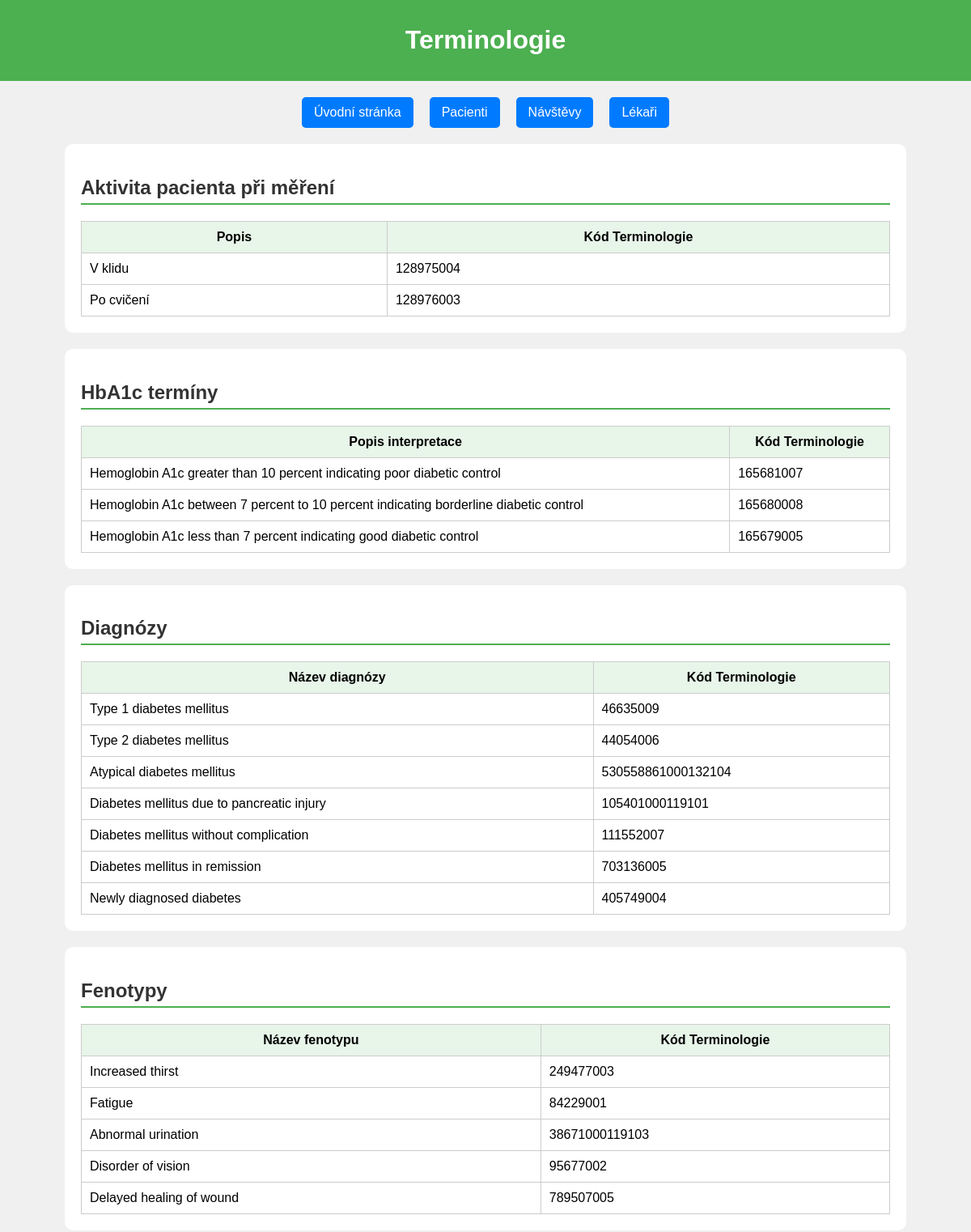
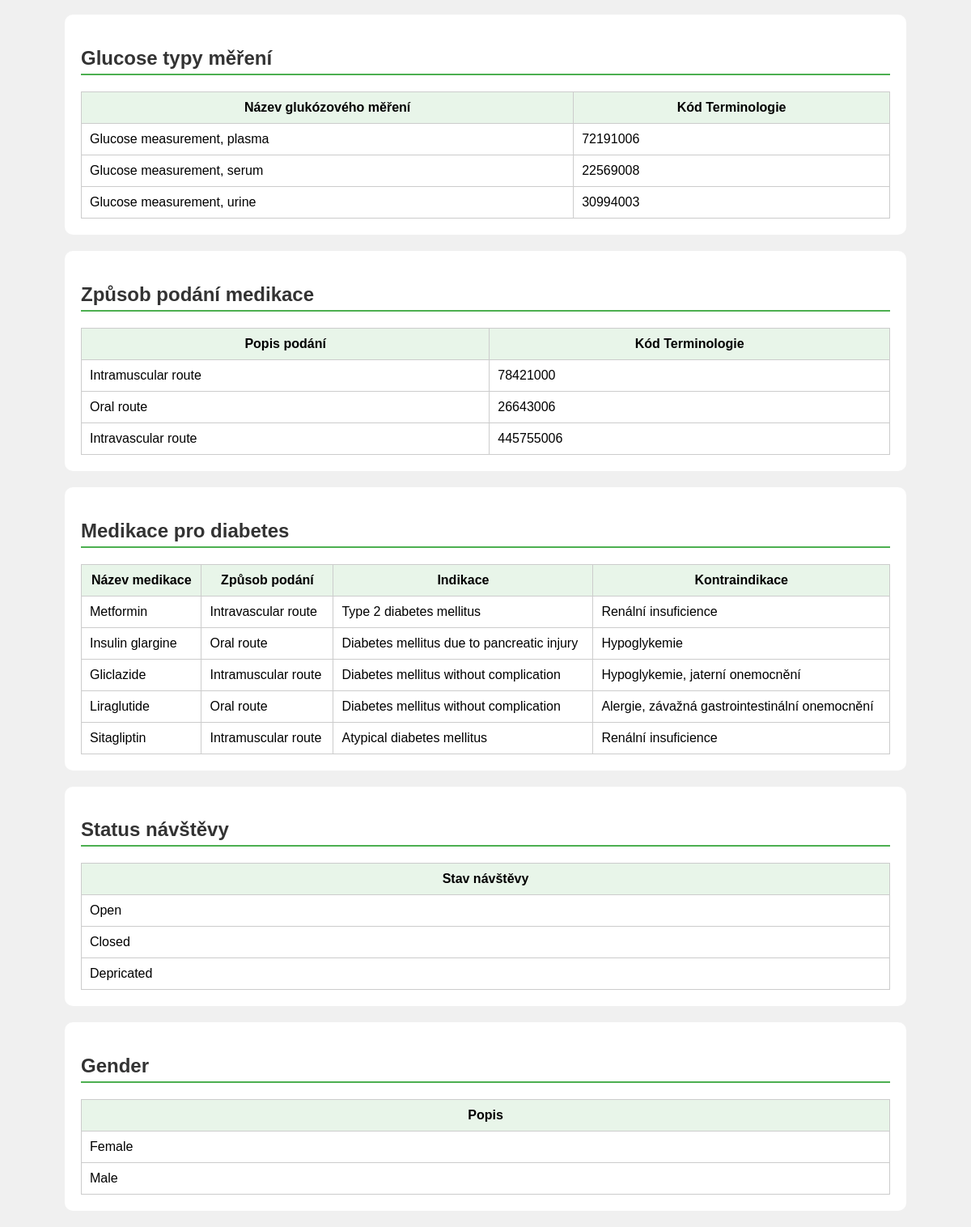
The app's page /terminology with its own data (2 pictures, top to bottom).
### models.py (models this page shows)
class PatientActivityTerm(db.Model):
    __tablename__ = 'PatientActivityTerm'
    idActivity = db.Column(db.Integer, primary_key=True)
    NameTerminology = db.Column(db.String)
    TerminologyCode = db.Column(db.String)

class HbA1cTerm(db.Model):
    __tablename__ = 'HbA1cTerm'  # Název tabulky v databázi
    idHbA1cTerm = db.Column(db.Integer, primary_key=True)  # Primární klíč
    NameOfInterpretation = db.Column(db.String)  # Popis interpretace
    TerminologyCode = db.Column(db.String)  # Kód SNOMED pro daný termín

class DiagnosisTerm(db.Model):
    __tablename__ = 'DiagnosisTerm'
    idDiagnosisTerm = db.Column(db.Integer, primary_key=True)
    NameOfDiagnosis = db.Column(db.String)
    TerminologyCode = db.Column(db.String)

class PhenotypeTerm(db.Model):
    __tablename__ = 'PhenotypeTerm'
    idPhenotype = db.Column(db.Integer, primary_key=True)
    NameOfPhenotype = db.Column(db.String)
    TerminologyCode = db.Column(db.String)

class GlucoseType(db.Model):
    __tablename__ = 'GlucoseType'
    idGlucoseType = db.Column(db.Integer, primary_key=True)
    Glucosetype = db.Column(db.String)
    TerminologyCode = db.Column(db.String)

class MedicationRoute(db.Model):
    __tablename__ = 'MedicationRoute'
    idMedicationRoute = db.Column(db.Integer, primary_key=True)
    RouteName = db.Column(db.String)
    TerminologyCode = db.Column(db.String)

class Medication(db.Model):
    __tablename__ = 'Medication'
    idMedication = db.Column(db.Integer, primary_key=True)
    MedicationName = db.Column(db.String)
    Route = db.Column(db.Integer, db.ForeignKey('MedicationRoute.idMedicationRoute'))
    Indication = db.Column(db.Integer, db.ForeignKey('DiagnosisTerm.idDiagnosisTerm'))
    Contraindication = db.Column(db.String)
    medication_route = db.relationship('MedicationRoute', backref='Medication')
    diagnosis_term = db.relationship('DiagnosisTerm', backref='Medication')

class EncounterStatus(db.Model):
    __tablename__ = 'EncounterStatus'
    idStatus = db.Column(db.Integer, primary_key=True)
    Name = db.Column(db.String)

class Gender(db.Model):
    __tablename__ = 'Gender'
    idGender = db.Column(db.Integer, primary_key=True)
    Name = db.Column(db.String)

### routes/basic_routes.py (the view)
@basic_routes.route('/terminology')
def show_terminology():
    activity_terms = PatientActivityTerm.query.all()
    hba1c_terms = HbA1cTerm.query.all()
    diagnose_terms = DiagnosisTerm.query.all()
    phenotype_terms = PhenotypeTerm.query.all()
    glucose_types = GlucoseType.query.all()
    medication_routes = MedicationRoute.query.all()
    medications = Medication.query.all()
    encounter_status = EncounterStatus.query.all()
    genders = Gender.query.all()
    return render_template(
        'terminology.html',
        patient_activity_terms=activity_terms,
        hba1c_terms=hba1c_terms,
        diagnose_terms=diagnose_terms,
        phenotype_terms=phenotype_terms,
        glucose_types=glucose_types,
        medication_routes=medication_routes,
        medications=medications,
        encounter_status=encounter_status,
        genders=genders
    )

### templates/terminology.html (shortened to what this page needs)
<!DOCTYPE html>
<html lang="cs">
<head>
</head>
<body>
    <header>
        <h1>Terminologie</h1>
    </header>
    <nav>
        <a href="{{ url_for('basic_routes.index') }}">Úvodní stránka</a>
        <a href="{{ url_for('patient_routes.show_patients_page') }}">Pacienti</a>
        <a href="{{ url_for('encounter_routes.encounter') }}">Návštěvy</a>
        <a href="{{ url_for('doctor_routes.show_doctors') }}">Lékaři</a>
    </nav>
    <div class="section">
        <h2>Aktivita pacienta při měření</h2>
        <table>
            <tr>
                <th>Popis</th>
                <th>Kód Terminologie</th>
            </tr>
            {% for item in patient_activity_terms %}
            <tr>
                <td>{{ item.NameTerminology }}</td>
                <td>{{ item.TerminologyCode }}</td>
            </tr>
            {% endfor %}
        </table>
    </div>
    <div class="section">
        <h2>HbA1c termíny</h2>
        <table>
            <tr>
                <th>Popis interpretace</th>
                <th>Kód Terminologie</th>
            </tr>
            {% for item in hba1c_terms %}
            <tr>
                <td>{{ item.NameOfInterpretation }}</td>
                <td>{{ item.TerminologyCode }}</td>
            </tr>
            {% endfor %}
        </table>
    </div>
    <div class="section">
        <h2>Diagnózy</h2>
        <table>
            <tr>
                <th>Název diagnózy</th>
                <th>Kód Terminologie</th>
            </tr>
            {% for diag in diagnose_terms %}
            <tr>
                <td>{{ diag.NameOfDiagnosis }}</td>
                <td>{{ diag.TerminologyCode }}</td>
            </tr>
            {% endfor %}
        </table>
    </div>
    <div class="section">
        <h2>Fenotypy</h2>
        <table>
            <tr>
                <th>Název fenotypu</th>
                <th>Kód Terminologie</th>
            </tr>
            {% for pheno in phenotype_terms %}
            <tr>
                <td>{{ pheno.NameOfPhenotype }}</td>
                <td>{{ pheno.TerminologyCode }}</td>
            </tr>
            {% endfor %}
        </table>
    </div>
    <div class="section">
        <h2>Glucose typy měření</h2>
        <table>
            <tr>
                <th>Název glukózového měření</th>
                <th>Kód Terminologie</th>
            </tr>
            {% for glucose in glucose_types %}
            <tr>
                <td>{{ glucose.Glucosetype}}</td>
                <td>{{ glucose.TerminologyCode }}</td>
            </tr>
            {% endfor %}
        </table>
    </div>
    <div class="section">
        <h2>Způsob podání medikace</h2>
        <table>
            <tr>
                <th>Popis podání</th>
                <th>Kód Terminologie</th>
            </tr>
            {% for route in medication_routes %}
            <tr>
                <td>{{ route.RouteName }}</td>
                <td>{{ route.TerminologyCode }}</td>
            </tr>
            {% endfor %}
        </table>
    </div>
    <div class="section">
        <h2>Medikace pro diabetes</h2>
        <table>
            <tr>
                <th>Název medikace</th>
                <th>Způsob podání</th>
                <th>Indikace</th>
                <th>Kontraindikace</th>
            </tr>
            {% for medication in medications %}
            <tr>
                <td>{{ medication.MedicationName }}</td>
                <td>{{ medication.medication_route.RouteName }}</td>
                <td>{{ medication.diagnosis_term.NameOfDiagnosis }}</td>
                <td>{{ medication.Contraindication }}</td>
            </tr>
            {% endfor %}
        </table>
    </div>
    <div class="section">
        <h2>Status návštěvy</h2>
        <table>
            <tr>
                <th>Stav návštěvy</th>
            </tr>
            {% for status in encounter_status %}
            <tr>
                <td>{{ status.Name }}</td>
            </tr>
            {% endfor %}
        </table>
    </div>
    <div class="section">
        <h2>Gender</h2>
        <table>
            <tr>
                <th>Popis</th>
            </tr>
            {% for gender in genders %}
            <tr>
                <td>{{ gender.Name }}</td>
            </tr>
            {% endfor %}
        </table>
    </div>
</body>
</html>

### templates/terminology.html (style rules this page uses)
body { font-family: Arial, sans-serif; background-color: #f0f0f0; margin: 0; padding: 0; }
header { background-color: #4CAF50; color: white; padding: 10px; text-align: center; }
nav { display: flex; justify-content: center; margin: 20px; }
nav a { margin: 0 10px; padding: 10px 15px; background-color: #007BFF; color: white; text-decoration: none; border-radius: 5px; }
.section { background-color: white; margin: 20px auto; padding: 20px; border-radius: 10px; width: 90%; max-width: 1000px; }
h2 { color: #333; border-bottom: 2px solid #4CAF50; padding-bottom: 5px; }
table { width: 100%; border-collapse: collapse; margin-top: 10px; }
th, td { padding: 10px; border: 1px solid #ccc; }
th { background-color: #e8f5e9; }

### records on screen
PatientActivityTerm: NameTerminology "V klidu", TerminologyCode "128975004"
PatientActivityTerm: NameTerminology "Po cvičení", TerminologyCode "128976003"
HbA1cTerm: NameOfInterpretation "Hemoglobin A1c greater than 10 percent indicating poor diabetic control", TerminologyCode "165681007"
HbA1cTerm: NameOfInterpretation "Hemoglobin A1c between 7 percent to 10 percent indicating borderline diabetic control", TerminologyCode "165680008"
HbA1cTerm: NameOfInterpretation "Hemoglobin A1c less than 7 percent indicating good diabetic control", TerminologyCode "165679005"
DiagnosisTerm: NameOfDiagnosis "Type 1 diabetes mellitus", TerminologyCode "46635009"
DiagnosisTerm: NameOfDiagnosis "Type 2 diabetes mellitus", TerminologyCode "44054006"
DiagnosisTerm: NameOfDiagnosis "Atypical diabetes mellitus", TerminologyCode "530558861000132104"
DiagnosisTerm: NameOfDiagnosis "Diabetes mellitus due to pancreatic injury", TerminologyCode "105401000119101"
DiagnosisTerm: NameOfDiagnosis "Diabetes mellitus without complication", TerminologyCode "111552007"
DiagnosisTerm: NameOfDiagnosis "Diabetes mellitus in remission", TerminologyCode "703136005"
DiagnosisTerm: NameOfDiagnosis "Newly diagnosed diabetes", TerminologyCode "405749004"
PhenotypeTerm: NameOfPhenotype "Increased thirst", TerminologyCode "249477003"
PhenotypeTerm: NameOfPhenotype "Fatigue", TerminologyCode "84229001"
PhenotypeTerm: NameOfPhenotype "Abnormal urination", TerminologyCode "38671000119103"
PhenotypeTerm: NameOfPhenotype "Disorder of vision", TerminologyCode "95677002"
PhenotypeTerm: NameOfPhenotype "Delayed healing of wound", TerminologyCode "789507005"
GlucoseType: Glucosetype "Glucose measurement, plasma", TerminologyCode "72191006"
GlucoseType: Glucosetype "Glucose measurement, serum", TerminologyCode "22569008"
GlucoseType: Glucosetype "Glucose measurement, urine", TerminologyCode "30994003"
MedicationRoute: RouteName "Intramuscular route", TerminologyCode "78421000"
MedicationRoute: RouteName "Oral route", TerminologyCode "26643006"
MedicationRoute: RouteName "Intravascular route", TerminologyCode "445755006"
Medication: MedicationName "Metformin", medication_route.RouteName "Intravascular route", diagnosis_term.NameOfDiagnosis "Type 2 diabetes mellitus", Contraindication "Renální insuficience"
Medication: MedicationName "Insulin glargine", medication_route.RouteName "Oral route", diagnosis_term.NameOfDiagnosis "Diabetes mellitus due to pancreatic injury", Contraindication "Hypoglykemie"
Medication: MedicationName "Gliclazide", medication_route.RouteName "Intramuscular route", diagnosis_term.NameOfDiagnosis "Diabetes mellitus without complication", Contraindication "Hypoglykemie, jaterní onemocnění"
Medication: MedicationName "Liraglutide", medication_route.RouteName "Oral route", diagnosis_term.NameOfDiagnosis "Diabetes mellitus without complication", Contraindication "Alergie, závažná gastrointestinální onemocnění"
Medication: MedicationName "Sitagliptin", medication_route.RouteName "Intramuscular route", diagnosis_term.NameOfDiagnosis "Atypical diabetes mellitus", Contraindication "Renální insuficience"
EncounterStatus: Name "Open"
EncounterStatus: Name "Closed"
EncounterStatus: Name "Depricated"
Gender: Name "Female"
Gender: Name "Male"
